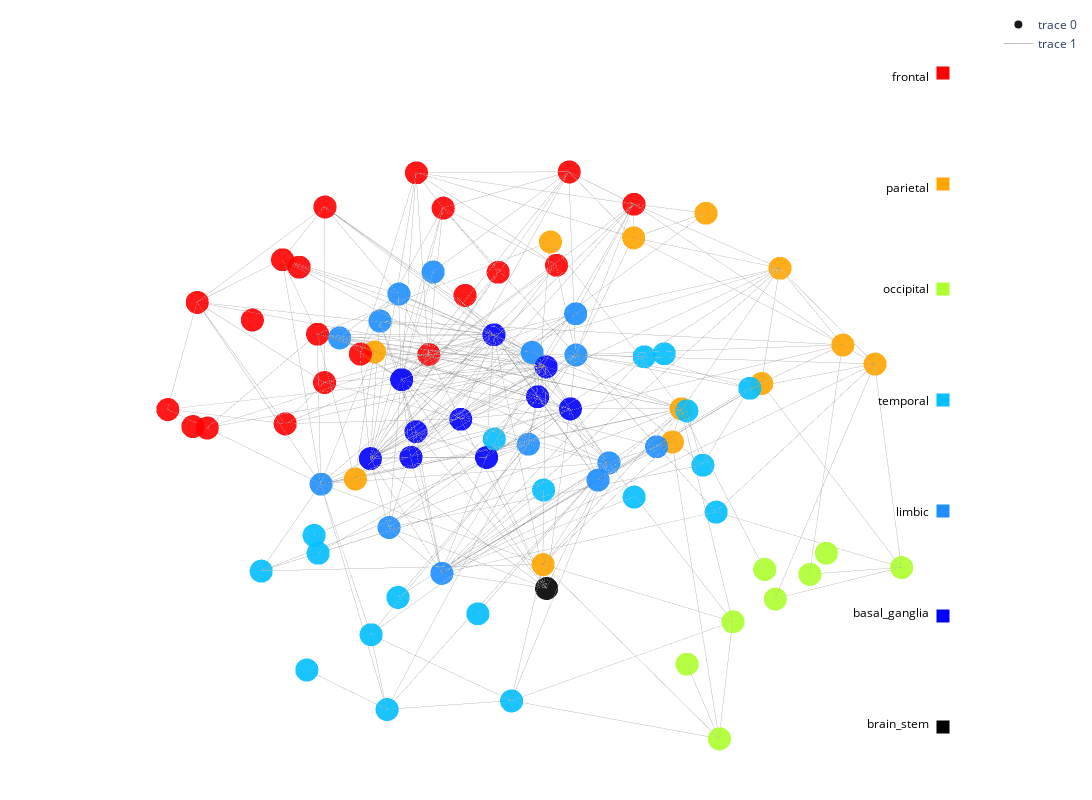

The notebook cell saved with this chart:
### Markdown cell above
Verify according to graphml, for example, brain stem, node 1015, not counting self-loop (connecting to itself), there are 7 connections in total, 

id weight:
502 35
503 2
506 4
507 2
1008 49
1012 4
1013 2

weights_sum/number_of_connections = 14 is much larger than 9.8, the reason may be that the default parameter amount is too small 1000 edges, so the value is too large

### Code cell
import pandas as pd
import networkx as nx
import os
import numpy as np
import plotly.graph_objects as go

current_dir = os.getcwd()
Nodes_file_path = os.path.join(current_dir, 'data','Categorized_Brain_Nodes_new.csv')
node_data = pd.read_csv(Nodes_file_path)
connections = pd.read_csv('sorted_region_connections.csv', index_col=0)
G = nx.Graph()

#Add nodes and node attributes
for idx, row in node_data.iterrows():
    G.add_node(row['Region'], pos=(row['X'], row['Y'], row['Z']), label=row['Super_Region'])

#Add edge
for i, row in connections.iterrows():
    for j, value in row.items():
        # Only add connections that exist and are not self-looping
        if value > 0 and i!= j:  
            G.add_edge(i, j, weight=value)

# Define label to color mapping
label_colors = {
    'frontal': (1.0, 0.0, 0.0),         
    'parietal': (1.0, 0.65, 0.0),       
    'occipital': (0.68, 1.0, 0.18),     
    'temporal': (0.0, 0.75, 1.0),       
    'limbic': (0.12, 0.56, 1.0),        
    'basal_ganglia': (0.0, 0.0, 1.0),   
    'brain_stem': (0.0, 0.0, 0.0)       
}

# Create a node color list using label to color mapping
node_colors = [label_colors[G.nodes[node]['label']] for node in G.nodes()]

pos = {node: (G.nodes[node]['pos'][0], G.nodes[node]['pos'][1], G.nodes[node]['pos'][2]) for node in G.nodes()}  # 使用x, y, z位置信息

# Create a 3D scatter plot for nodes
node_xyz = np.array([pos[node] for node in G.nodes()])

node_trace = go.Scatter3d(
    x=node_xyz[:, 0],
    y=node_xyz[:, 1],
    z=node_xyz[:, 2],
    mode='markers',
    marker=dict(
        size=8,
        color=node_colors,  
        opacity=0.9
    ),
    hoverinfo='text',
    text=[f"{node} ({G.nodes[node]['label']})" for node in G.nodes()],
    name=None  
)


# Add labels and color annotations
labels = list(set(node_data['Super_Region']))
# Add labels and color annotations
color_annotations = []
for idx, (label, color) in enumerate(label_colors.items()):
    # Convert the RGB value of the color to a floating point number between 0 and 1
    r = min(1, max(0, color[0]))  
    g = min(1, max(0, color[1]))  
    b = min(1, max(0, color[2]))  
    color_str = "rgba({}, {}, {}, 1.0)".format(int(r*255), int(g*255), int(b*255))
    # Calculate the y coordinate of the label
    label_y = 1 - ((idx + 0.5) / len(label_colors))
    #Add label text
    color_annotations.append(dict(
        xref="paper",
        yref="paper",
        x=0.95,
        y=label_y,
        text=f"{label}",
        font=dict(size=12, color="black"),
        showarrow=False
    ))
    #Add color bar
    color_annotations.append(dict(
        xref="paper",
        yref="paper",
        x=0.97,
        y=label_y,
        text='',
        bgcolor=color_str,
        showarrow=False,
        width=10,
        height=10,
    ))

# Create a 3D line plot for edges
edge_xyz = []
for edge in G.edges():
    edge_xyz.extend([pos[edge[0]], pos[edge[1]]])
edge_xyz = np.array(edge_xyz)
edge_trace = go.Scatter3d(
    x=edge_xyz[:, 0],
    y=edge_xyz[:, 1],
    z=edge_xyz[:, 2],
    mode='lines',
    line=dict(color='gray', width=0.5),
    hoverinfo='none'
)

# Create the 3D plot
fig = go.Figure(data=[node_trace, edge_trace])
fig.update_layout(
    width=1200,
    height=800, 
    scene=dict(
        camera=dict(
            eye=dict(x=-0.9, y=-0.9, z=0.9),  # Set the initial viewing position
            center=dict(x=0, y=0, z=0),         # Set the center of the view
            up=dict(x=0, y=0, z=1),             # Set the up direction
        ),
        xaxis=dict(visible=False),
        yaxis=dict(visible=False),
        zaxis=dict(visible=False)
    ),
    margin=dict(r=10, l=10, b=10, t=10),
    annotations=color_annotations
)



# Show the plot
fig.show()

### Figure 1 — Plotly figure (JSON) as saved in the notebook; plotly's stock layout.template omitted (floating-point values rounded to 4 significant figures; data arrays with more than 128 entries replaced by an {"elided": "..."} marker saying what was removed)
{"data": [{"hoverinfo": "text", "marker": {"color": {"elided": "83x3 float values"}, "opacity": 0.9, "size": 8}, "mode": "markers", "text": ["lh.lateralorbitofrontal (frontal)", "lh.parsorbitalis (frontal)", "lh.frontalpole (frontal)", "lh.medialorbitofrontal (frontal)", "lh.parstriangularis (frontal)", "lh.parsopercularis (frontal)", "lh.rostralmiddlefrontal (frontal)", "lh.superiorfrontal (frontal)", "lh.caudalmiddlefrontal (frontal)", "lh.precentral (frontal)", "lh.paracentral (parietal)", "lh.rostralanteriorcingulate (limbic)", "lh.caudalanteriorcingulate (limbic)", "lh.posteriorcingulate (limbic)", "lh.isthmuscingulate (limbic)", "lh.postcentral (parietal)", "lh.supramarginal (parietal)", "lh.superiorparietal (parietal)", "lh.inferiorparietal (parietal)", "lh.precuneus (parietal)", "lh.cuneus (occipital)", "lh.pericalcarine (occipital)", "lh.lateraloccipital (occipital)", "lh.lingual (occipital)", "lh.fusiform (temporal)", "lh.parahippocampal (temporal)", "lh.entorhinal (temporal)", "lh.temporalpole (temporal)", "lh.inferiortemporal (temporal)", "lh.middletemporal (temporal)", "lh.bankssts (temporal)", "lh.superiortemporal (temporal)", "lh.transversetemporal (temporal)", "lh.insula (limbic)", "Right-Thalamus-Proper (basal_ganglia)", "Right-Caudate (basal_ganglia)", "Right-Putamen (basal_ganglia)", "Right-Pallidum (basal_ganglia)", "Right-Accumbens-area (basal_ganglia)", "Right-Hippocampus (limbic)", "Right-Amygdala (limbic)", "rh.lateralorbitofrontal (frontal)", "rh.parsorbitalis (frontal)", "rh.frontalpole (frontal)", "rh.medialorbitofrontal (frontal)", "rh.parstriangularis (frontal)", "rh.parsopercularis (frontal)", "rh.rostralmiddlefrontal (frontal)", "rh.superiorfrontal (frontal)", "rh.caudalmiddlefrontal (frontal)", "rh.precentral (frontal)", "rh.paracentral (parietal)", "rh.rostralanteriorcingulate (limbic)", "rh.caudalanteriorcingulate (limbic)", "rh.posteriorcingulate (limbic)", "rh.isthmuscingulate (limbic)", "rh.postcentral (parietal)", "rh.supramarginal (parietal)", "rh.superiorparietal (parietal)", "rh.inferiorparietal (parietal)", "rh.precuneus (parietal)", "rh.cuneus (occipital)", "rh.pericalcarine (occipital)", "rh.lateraloccipital (occipital)", "rh.lingual (occipital)", "rh.fusiform (temporal)", "rh.parahippocampal (temporal)", "rh.entorhinal (temporal)", "rh.temporalpole (temporal)", "rh.inferiortemporal (temporal)", "rh.middletemporal (temporal)", "rh.bankssts (temporal)", "rh.superiortemporal (temporal)", "rh.transversetemporal (temporal)", "rh.insula (limbic)", "Left-Thalamus-Proper (basal_ganglia)", "Left-Caudate (basal_ganglia)", "Left-Putamen (basal_ganglia)", "Left-Pallidum (basal_ganglia)", "Left-Accumbens-area (basal_ganglia)", "Left-Hippocampus (limbic)", "Left-Amygdala (limbic)", "Brain-Stem (brain_stem)"], "type": "scatter3d", "x": [34.07, 25.69, 40.53, 41.61, 21.92, 21.3, 29.05, 39.47, 29.24, 26.57, 41.91, 41.21, 42.36, 41.85, 41.47, 26.51, 20.65, 35.73, 25.12, 39.89, 41.3, 40.1, 31.1, 38.94, 28.66, 33.31, 33.68, 31.68, 21.87, 17.68, 20.33, 19.58, 21.9, 28.04, 39.72, 38.87, 33.05, 36.89, 42.14, 32.69, 34.55, 54.66, 64.71, 47.59, 47.34, 66.17, 68.3, 60.5, 49.94, 62.64, 63.7, 48.29, 47.4, 47.87, 48, 48.25, 65.28, 69.61, 54.98, 65.56, 50.43, 48.54, 50.3, 59.24, 51.15, 61.92, 56.26, 55.91, 57.88, 69.02, 72.44, 70.73, 70.58, 66.16, 61.96, 51.03, 51.23, 57.17, 53.78, 47.43, 56.0, 54.91, 44.58], "y": [79.33, 83.35, 94.5, 82.43, 79.27, 70.16, 83.55, 75.26, 67.01, 59.08, 49.28, 77.82, 68.73, 50.79, 42.62, 51.95, 47.43, 32.16, 34.13, 35.03, 26.72, 27.71, 22.77, 30.25, 40.04, 48.88, 61.32, 72.75, 48.32, 53.26, 47.17, 61.84, 55.82, 63.96, 54.17, 64.78, 62.9, 61.66, 67.14, 52.95, 62.98, 79.27, 83.46, 94.07, 82.99, 78.96, 71.38, 82.34, 74.25, 65.31, 57.68, 46.2, 78.77, 69.96, 51.4, 41.69, 50.42, 44.1, 30.53, 31.48, 34.25, 25.23, 26.67, 22.34, 29.35, 42.12, 48.8, 61.22, 71.35, 48.52, 53.68, 45.43, 59.23, 53.69, 62.47, 53.87, 64.71, 62.63, 60.71, 65.96, 52.27, 62.9, 50.38], "z": [31.28, 33.22, 35.21, 31.54, 39.41, 42.39, 46.5, 55.82, 56.96, 54.44, 60.26, 39.66, 48.02, 49.66, 40.86, 56.06, 50.49, 56.48, 48.64, 49.92, 41.91, 36.43, 35.85, 30.28, 26.03, 26.02, 18.44, 20.93, 23.47, 28.03, 35.23, 32.07, 36.8, 35.66, 37.72, 41.67, 36.42, 35.1, 32.42, 28.74, 26.63, 30.88, 33.4, 39.76, 32.55, 37.81, 40.74, 46.96, 56.5, 55.52, 54.04, 59.49, 38.74, 47.89, 50.62, 41.16, 54.88, 49.81, 53.53, 46.47, 50.36, 39.56, 34.9, 32.4, 29.26, 24.55, 26.02, 19.66, 20.6, 23.16, 26.49, 34.58, 32.41, 37.3, 35.09, 37.6, 41.37, 35.64, 34.31, 31.9, 28.83, 26.07, 19.8]}, {"hoverinfo": "none", "line": {"color": "gray", "width": 0.5}, "mode": "lines", "type": "scatter3d", "x": {"elided": "530 float values"}, "y": {"elided": "530 float values"}, "z": {"elided": "530 float values"}}], "layout": {"annotations": [{"font": {"color": "black", "size": 12}, "showarrow": false, "text": "frontal", "x": 0.95, "xref": "paper", "y": 0.9286, "yref": "paper"}, {"bgcolor": "rgba(255, 0, 0, 1.0)", "height": 10, "showarrow": false, "text": "", "width": 10, "x": 0.97, "xref": "paper", "y": 0.9286, "yref": "paper"}, {"font": {"color": "black", "size": 12}, "showarrow": false, "text": "parietal", "x": 0.95, "xref": "paper", "y": 0.7857, "yref": "paper"}, {"bgcolor": "rgba(255, 165, 0, 1.0)", "height": 10, "showarrow": false, "text": "", "width": 10, "x": 0.97, "xref": "paper", "y": 0.7857, "yref": "paper"}, {"font": {"color": "black", "size": 12}, "showarrow": false, "text": "occipital", "x": 0.95, "xref": "paper", "y": 0.6429, "yref": "paper"}, {"bgcolor": "rgba(173, 255, 45, 1.0)", "height": 10, "showarrow": false, "text": "", "width": 10, "x": 0.97, "xref": "paper", "y": 0.6429, "yref": "paper"}, {"font": {"color": "black", "size": 12}, "showarrow": false, "text": "temporal", "x": 0.95, "xref": "paper", "y": 0.5, "yref": "paper"}, {"bgcolor": "rgba(0, 191, 255, 1.0)", "height": 10, "showarrow": false, "text": "", "width": 10, "x": 0.97, "xref": "paper", "y": 0.5, "yref": "paper"}, {"font": {"color": "black", "size": 12}, "showarrow": false, "text": "limbic", "x": 0.95, "xref": "paper", "y": 0.3571, "yref": "paper"}, {"bgcolor": "rgba(30, 142, 255, 1.0)", "height": 10, "showarrow": false, "text": "", "width": 10, "x": 0.97, "xref": "paper", "y": 0.3571, "yref": "paper"}, {"font": {"color": "black", "size": 12}, "showarrow": false, "text": "basal_ganglia", "x": 0.95, "xref": "paper", "y": 0.2143, "yref": "paper"}, {"bgcolor": "rgba(0, 0, 255, 1.0)", "height": 10, "showarrow": false, "text": "", "width": 10, "x": 0.97, "xref": "paper", "y": 0.2143, "yref": "paper"}, {"font": {"color": "black", "size": 12}, "showarrow": false, "text": "brain_stem", "x": 0.95, "xref": "paper", "y": 0.07143, "yref": "paper"}, {"bgcolor": "rgba(0, 0, 0, 1.0)", "height": 10, "showarrow": false, "text": "", "width": 10, "x": 0.97, "xref": "paper", "y": 0.07143, "yref": "paper"}], "height": 800, "margin": {"b": 10, "l": 10, "r": 10, "t": 10}, "scene": {"camera": {"center": {"x": 0, "y": 0, "z": 0}, "eye": {"x": -0.9, "y": -0.9, "z": 0.9}, "up": {"x": 0, "y": 0, "z": 1}}, "xaxis": {"visible": false}, "yaxis": {"visible": false}, "zaxis": {"visible": false}}, "width": 1200}}
